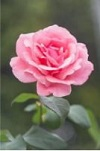
#> input picture flower1.JPG, 100 x 151 px, found by its file name
$ jupyter execute --allow-errors Week03-pemvis.ipynb
#> lines starting #> are read from the running program, lines starting #| are printed output that depends on the picture
[cell 1]
import matplotlib.pylab as plt
import numpy as np
import cv2

[cell 2]
im1 = cv2.imread('flower1.jpg',0)
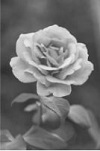
#> im1: shape (151, 100); min 44, max 240, mean 113
hist = cv2.calcHist([im1],[0],None,[256],[0,256])
#> hist = 256 values, max 321 at index 81, min 0 at index 0, mean 58.98
plt.plot(hist)
plt.show()
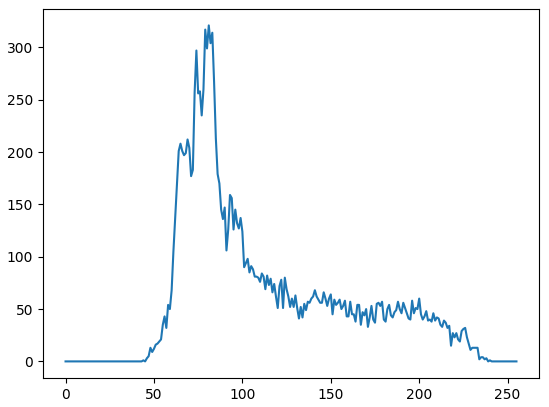
#> figure drawn by matplotlib, 1 panel; curve peaks at x = 81, y = 321

[cell 3]
hist,bins = np.histogram(im1.ravel(),256,[0,256])
#> bins = 257 values from 0 to 256
#hist = np.bincount(im1.ravel(),minlength=256)
plt.plot(hist)

[cell 4]
im1 = cv2.imread('flower1.jpg')
#> im1 is the input picture: shape (151, 100, 3); mean B, G, R 101.4, 107.5, 128.1
color = ('b','g','r')
for i,col in enumerate (color):
    histr = cv2.calcHist([im1],[i],None,[256],[0,256])
    plt.plot(histr,color = col)
    plt.xlim([0,256])
plt.show()
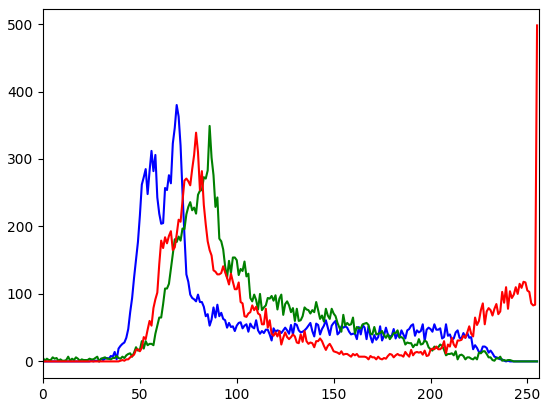
#> figure drawn by matplotlib, 1 panel; curve peaks at x = 69, y = 380; curve peaks at x = 86, y = 349; curve peaks at x = 255, y = 498

[cell 5]
im3 = cv2.imread ('flower3.jpg')
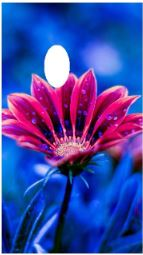
#> input picture flower3.JPG, 143 x 255 px, found by its file name
#> im3 is the input picture: shape (255, 143, 3); mean B, G, R 163.1, 71.2, 64.6

kernel = np.ones((5,5),np.float32)/25
dst = cv2.filter2D(im3,-1,kernel)
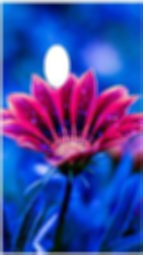
#> dst: shape (255, 143, 3); mean B, G, R 162.6, 70.4, 63.7

plt.subplot(121),plt.imshow(im3),plt.title('Original')
#plt.xticks([]), plt,yticks([])
#> (the rest of this cell did not finish here and is left out)

[cell 6]
im3 = cv2.imread ('flower3.jpg')

blur = cv2.blur(im3,(55,55))
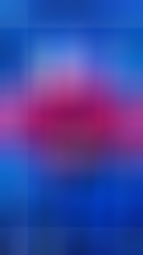
#> blur: shape (255, 143, 3); mean B, G, R 162.3, 69.6, 62.8

plt.subplot(121),plt.imshow(im3),plt.title('Original')
#plt.xticks([]), plt,yticks([])
plt.subplot(122),plt.imshow(blur),plt.title('Blurred')
plt.xticks([]), plt.yticks([])
plt.show()
#> figure, not shown here; B, G, R data is drawn as R, G, B

[cell 7]
im3 = cv2.imread ('flower3.jpg')

blur = cv2.GaussianBlur(im3,(5,5),0)
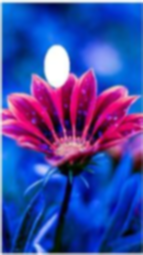
#> blur: shape (255, 143, 3); mean B, G, R 162.8, 70.7, 64

plt.subplot(121),plt.imshow(im3),plt.title('Original')
#plt.xticks([]), plt,yticks([])
plt.subplot(122),plt.imshow(blur),plt.title('Blurred')
#> (the rest of this cell did not finish here and is left out)

[cell 8]
im3 = cv2.imread('flower3.jpg')

blur = cv2.medianBlur(im3,5)
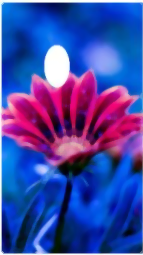
#> blur: shape (255, 143, 3); mean B, G, R 163.5, 70.3, 64

plt.subplot(121),plt.imshow(im3),plt.title('Original')
#> (the rest of this cell did not finish here and is left out)
